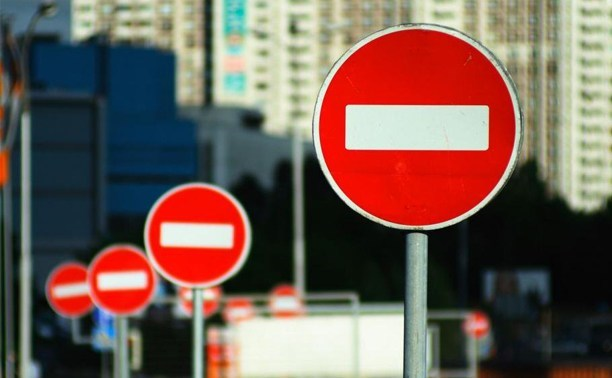
#> input picture detect/test.jpg, 612 x 378 px
$ python -i final.py   (imports and definitions only)
#> lines starting #> are read from the running program, lines starting #| are printed output that depends on the picture
import numpy as np
from skimage import color, exposure, transform, io
import os
import glob
from PIL import Image

from keras.models import Sequential
from keras.layers import Dense, Dropout, Activation, Flatten
from keras.layers import Conv2D, MaxPooling2D
from keras.optimizers import SGD
from keras.callbacks import LearningRateScheduler, ModelCheckpoint

import pandas as pd
import h5py
import time

import sys
import argparse
import cv2
#import cv2.cv as cv
# [1 line not run here, left out]
#инициализация нейронной сети
NUM_CLASSES = 43
IMG_SIZE = 48


def preprocess_img(img):
	# Histogram normalization in v channel (last dimension of HSV format)
	hsv = color.rgb2hsv(img)
#> hsv: shape (378, 612, 3) float64; mean of channels 0, 1, 2 0.298, 0.436, 0.509
	hsv[:,:,2] = exposure.equalize_hist(hsv[:,:,2])
#> hsv: shape (378, 612, 3) float64; mean of channels 0, 1, 2 0.298, 0.436, 0.503
	img = color.hsv2rgb(hsv)
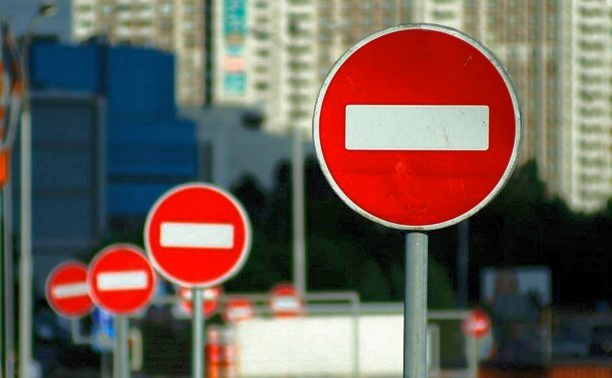
#> img: shape (378, 612, 3) float64; mean R, G, B 0.435, 0.366, 0.335

	# Central square crop
	min_side = min(img.shape[:-1])
#> min_side = 378
	centre = img.shape[0]//2, img.shape[1]//2
#> centre = (189, 306)
	img = img[centre[0]-min_side//2:centre[0]+min_side//2,
			  centre[1]-min_side//2:centre[1]+min_side//2,
			  :]
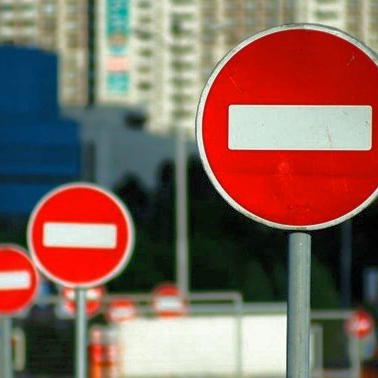
#> img: shape (378, 378, 3) float64; mean R, G, B 0.521, 0.398, 0.358

	# Rescale to standard size
	img = transform.resize(img, (IMG_SIZE, IMG_SIZE), mode='constant')
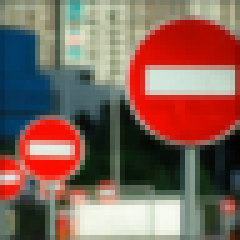
#> img: shape (48, 48, 3) float64 (shown 5 times larger); mean R, G, B 0.516, 0.394, 0.354

	# Roll color axis (axis -1, last axis) to axis 0
	# img = np.rollaxis(img,-1)  # no need since we use tf format.

	return img


def cnn_model():
	model = Sequential()

	model.add(Conv2D(32, (3, 3), padding='same', activation='relu',
			  input_shape=(IMG_SIZE, IMG_SIZE, 3)))
		# nb_filters (Keras 1) --> filters (Keras 2). Number of filters = 32.
		# kernel_size[0] = 3, kernel_size[1] = 3.
		# border_mode (Keras 1) --> padding (Keras 2)
	model.add(Conv2D(32, (3, 3), activation='relu'))
	model.add(MaxPooling2D(pool_size=(2, 2)))
	model.add(Dropout(0.2))

	model.add(Conv2D(64, (3, 3), padding='same', activation='relu'))
	model.add(Conv2D(64, (3, 3), activation='relu'))
	model.add(MaxPooling2D(pool_size=(2, 2)))
	model.add(Dropout(0.2))

	model.add(Conv2D(128, (3, 3), padding='same', activation='relu'))
	model.add(Conv2D(128, (3, 3), activation='relu'))
	model.add(MaxPooling2D(pool_size=(2, 2)))
	model.add(Dropout(0.2))

	model.add(Flatten())
	model.add(Dense(512, activation='relu'))
	model.add(Dropout(0.5))
	model.add(Dense(NUM_CLASSES, activation='softmax'))
	return model

# [1 line that did not run here, left out]
# [1 line not run here, left out]


# construct the argument parser and parse the arguments
ap = argparse.ArgumentParser()
# [5 lines not run here, left out]
# [1 line that did not run here, left out]
# [1 line that did not run here, left out]
# [1 line that did not run here, left out]


# detect circles in the image
# [1 line that did not run here, left out]
r_max = 0
x_max = 0
y_max = 0

# ensure at least some circles were found
# [16 lines not run here, left out]
	#cv2.imshow("output", np.hstack([image, output]))
	#cv2.imshow("cropped", output_sv)
	#cv2.waitKey(10000)


X_test = []

img_path = '/home/anna/project/detect/test.png'

# [3 lines not run here, left out]
X_test = np.array(X_test)
# [1 line that did not run here, left out]
# [1 line that did not run here, left out]
# [1 line that did not run here, left out]
#Y_pred = np_utils.categorical_probas_to_classes(Y_pred)
# [3 lines not run here, left out]

>>> import cv2
>>> picture = cv2.cvtColor(cv2.imread('test.jpg'), cv2.COLOR_BGR2RGB)
>>> result = preprocess_img(picture)
